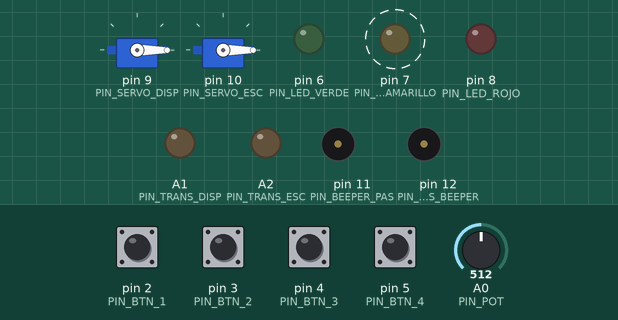
A sketch run on a simulated Arduino Uno, built with avr-gcc and run on an emulated ATmega328P. On the bench: 2 × servo, output pins drawn as LEDs (lit = HIGH), buzzer (waves = sounding, pin HIGH). Dashed ring = blinking. Inputs (shaded band) come from the test bench; at power-on: pin 2 (PIN_BTN_1), pin 3 (PIN_BTN_2), pin 4 (PIN_BTN_3), pin 5 (PIN_BTN_4) HIGH, A0 (PIN_POT) = 512. What the sketch prints to the serial monitor is not drawn.

Above: at 1.8 s.
1.9 s: pin 4 (PIN_BTN_3) pulled LOW for 0.15 s
At 2.6 s:
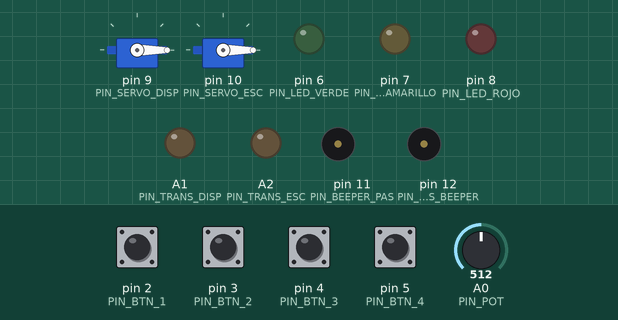
3.5 s: pin 2 (PIN_BTN_1) pulled LOW for 0.15 s
At 3.98 s:
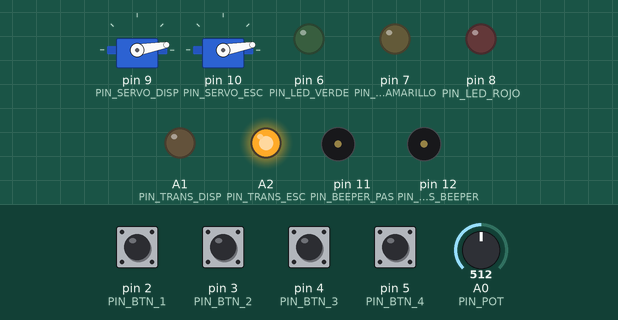
5.3 s: pin 5 (PIN_BTN_4) pulled LOW for 0.15 s
At 5.43 s:
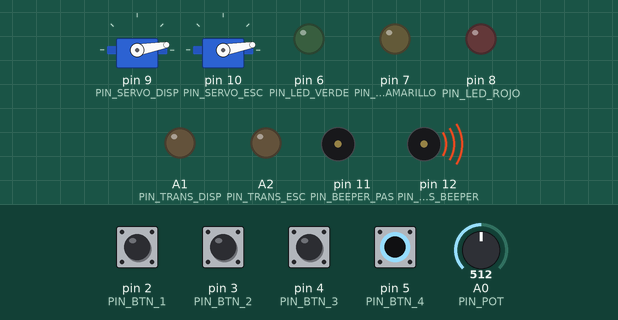
7.0 s: pin 2 (PIN_BTN_1) pulled LOW for 1 s
At 8.2 s:
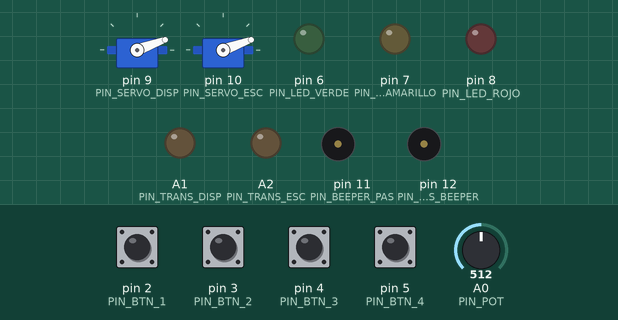
9.5 s: pin 3 (PIN_BTN_2) pulled LOW for 0.15 s
At 9.69 s:
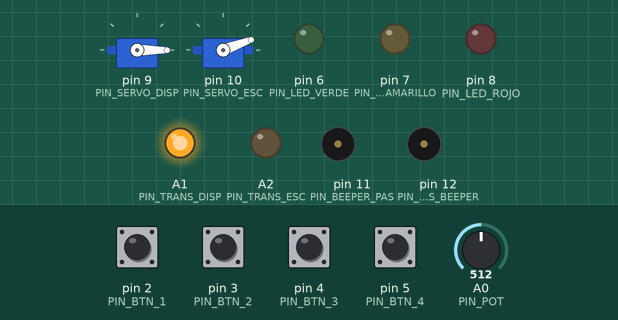
Timing chart, 0 to 12.5 s (numbered marks = the images above; inputs shaded):
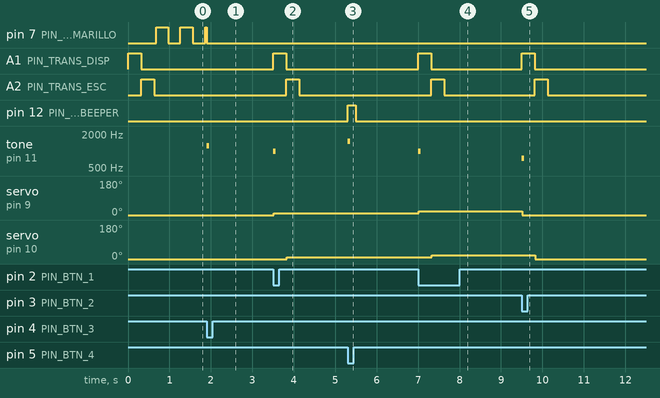

The sketch:

prueba_hardware.ino.ino
```cpp
#include <Arduino.h>
#include <Servo.h>

// =========================================================================
// MAPA DE PINES DEL HARDWARE
// =========================================================================
const uint8_t PIN_POT          = A0;
const uint8_t PIN_BTN_1        = 2;   // INT0: +10 grados a ambos servos
const uint8_t PIN_BTN_2        = 3;   // INT1: Reiniciar servos a 0 grados
const uint8_t PIN_BTN_3        = 4;   // PCINT20: Alternar LEDs ON / OFF
const uint8_t PIN_BTN_4        = 5;   // PCINT21: Pitido en Zumbador Activo

const uint8_t PIN_LED_VERDE    = 6;
const uint8_t PIN_LED_AMARILLO = 7;
const uint8_t PIN_LED_ROJO     = 8;

const uint8_t PIN_SERVO_DISP   = 9;   // PWM Servo Dispensador
const uint8_t PIN_SERVO_ESC    = 10;  // PWM Servo Escotilla
const uint8_t PIN_BEEPER_PAS   = 11;  // PWM Zumbador Pasivo (100 Ohm)
const uint8_t PIN_TRANS_BEEPER = 12;  // Base PN2222 Zumbador Activo (1 kOhm)
const uint8_t PIN_TRANS_DISP   = A1;  // Base PN2222 Servo Dispensador (330 Ohm)
const uint8_t PIN_TRANS_ESC    = A2;  // Base PN2222 Servo Escotilla (330 Ohm)

// =========================================================================
// BANDERAS DE INTERRUPCIÓN (VOLATILE)
// =========================================================================
volatile bool irqBtn1 = false;
volatile bool irqBtn2 = false;
volatile bool irqBtn3 = false;
volatile bool irqBtn4 = false;
volatile uint8_t ultimoPuertoD = 0xFF;

// =========================================================================
// VARIABLES DE ESTADO DE DEPURACIÓN
// =========================================================================
Servo servoDispensador;
Servo servoEscotilla;

int anguloActual       = 0;     // Posición actual de ambos servos (0° - 180°)
bool ledsHabilitados   = true;  // Alternado por Botón 3
bool estadoParpadeo    = false;
int nivelPct           = 0;
int ultimoNivelLog     = -10;
uint8_t ultimaZona     = 255;   // 0 = Bajo, 1 = Medio, 2 = Alto

// Temporizadores no bloqueantes (millis)
unsigned long tDeb1 = 0, tDeb2 = 0, tDeb3 = 0, tDeb4 = 0;
unsigned long tParpadeoLed     = 0;
unsigned long tFinBeeperActivo = 0;

// =========================================================================
// RUTINAS DE SERVICIO DE INTERRUPCIÓN (ISR)
// =========================================================================
void isrBoton1() { irqBtn1 = true; }
void isrBoton2() { irqBtn2 = true; }

ISR(PCINT2_vect) {
  uint8_t lectura = PIND;
  uint8_t cambios = lectura ^ ultimoPuertoD;
  ultimoPuertoD = lectura;

  // Flanco de bajada (1 -> 0) en D4 (PD4)
  if ((cambios & (1 << PD4)) && !(lectura & (1 << PD4))) {
    irqBtn3 = true;
  }
  // Flanco de bajada (1 -> 0) en D5 (PD5)
  if ((cambios & (1 << PD5)) && !(lectura & (1 << PD5))) {
    irqBtn4 = true;
  }
}

// =========================================================================
// CONTROL SEGURO DE SERVOMOTORES CON TRANSISTORES PN2222
// =========================================================================
void moverServoSeguro(Servo &servo, uint8_t pinPWM, uint8_t pinTransistor, int grados) {
  grados = constrain(grados, 0, 180);

  // 1. Saturar transistor PN2222 (energizar servo)
  digitalWrite(pinTransistor, HIGH);
  delay(15);

  // 2. Enviar señal PWM y esperar movimiento
  servo.attach(pinPWM);
  servo.write(grados);
  delay(300);

  // 3. Liberar PWM antes de apagar transistor (evita fuga por pin de señal)
  servo.detach();
  digitalWrite(pinPWM, LOW);
  digitalWrite(pinTransistor, LOW);
}

void moverAmbosServosSecuencial(int grados) {
  moverServoSeguro(servoDispensador, PIN_SERVO_DISP, PIN_TRANS_DISP, grados);
  moverServoSeguro(servoEscotilla, PIN_SERVO_ESC, PIN_TRANS_ESC, grados);
}

// =========================================================================
// RETROALIMENTACIÓN SONORA (ZUMBADOR PASIVO)
// =========================================================================
void pitidoConfirmacion(uint16_t frecuencia) {
  // Nota: tone() usa Timer2, por lo que no interfiere con Servo.h (Timer1)
  tone(PIN_BEEPER_PAS, frecuencia, 65);
}

// =========================================================================
// REPORTE DE ESTADO EN CONSOLA SERIAL
// =========================================================================
void imprimirEstadoConsola(const char* evento) {
  const char* textoNivel = (nivelPct <= 33) ? "BAJO (LED Rojo)" :
                           (nivelPct <= 66) ? "MEDIO (LED Amarillo)" :
                                              "ALTO (LED Verde)";

  Serial.print(F("[EVENTO: "));
  Serial.print(evento);
  Serial.print(F("] | Potenciometro: "));
  Serial.print(nivelPct);
  Serial.print(F("% - "));
  Serial.print(textoNivel);
  Serial.print(F(" | Servos: "));
  Serial.print(anguloActual);
  Serial.print(F(" deg | LEDs: "));
  Serial.println(ledsHabilitados ? F("ENCENDIDOS (Parpadeando)") : F("APAGADOS"));
}

// =========================================================================
// CONFIGURACIÓN INICIAL (SETUP)
// =========================================================================
void setup() {
  Serial.begin(115200);

  pinMode(PIN_BTN_1, INPUT_PULLUP);
  pinMode(PIN_BTN_2, INPUT_PULLUP);
  pinMode(PIN_BTN_3, INPUT_PULLUP);
  pinMode(PIN_BTN_4, INPUT_PULLUP);

  pinMode(PIN_LED_VERDE,    OUTPUT);
  pinMode(PIN_LED_AMARILLO, OUTPUT);
  pinMode(PIN_LED_ROJO,     OUTPUT);
  pinMode(PIN_BEEPER_PAS,   OUTPUT);
  pinMode(PIN_TRANS_BEEPER, OUTPUT);
  pinMode(PIN_TRANS_DISP,   OUTPUT);
  pinMode(PIN_TRANS_ESC,    OUTPUT);

  digitalWrite(PIN_TRANS_BEEPER, LOW);
  digitalWrite(PIN_TRANS_DISP,   LOW);
  digitalWrite(PIN_TRANS_ESC,    LOW);

  Servo servoDispensador;
  Servo servoEscotilla;

  // Posicionar ambos servos en 0° al arrancar
  moverAmbosServosSecuencial(0);

  // Habilitar interrupciones externas D2 (INT0) y D3 (INT1)
  attachInterrupt(digitalPinToInterrupt(PIN_BTN_1), isrBoton1, FALLING);
  attachInterrupt(digitalPinToInterrupt(PIN_BTN_2), isrBoton2, FALLING);

  // Habilitar interrupciones por cambio de pin en D4 (PCINT20) y D5 (PCINT21)
  ultimoPuertoD = PIND;
  PCICR  |= (1 << PCIE2);
  PCMSK2 |= (1 << PCINT20) | (1 << PCINT21);

  Serial.println(F("========================================================="));
  Serial.println(F("   PILOTO DE DEPURACION DE HARDWARE - INICIADO (115200)  "));
  Serial.println(F("========================================================="));
  Serial.println(F("Btn 1 (D2): +10 deg Servos | Btn 2 (D3): Reset Servos 0 deg"));
  Serial.println(F("Btn 3 (D4): LEDs ON/OFF    | Btn 4 (D5): Pitido Beeper Activo"));
  Serial.println(F("---------------------------------------------------------"));

  nivelPct = map(analogRead(PIN_POT), 0, 1023, 0, 100);
  ultimoNivelLog = nivelPct;
  imprimirEstadoConsola("ARRANQUE_SISTEMA");
}

// =========================================================================
// BUCLE PRINCIPAL (LOOP)
// =========================================================================
void loop() {
  unsigned long ahora = millis();

  // --- BOTÓN 1 (D2): Mover ambos servos +10 grados ---
  if (irqBtn1) {
    irqBtn1 = false;
    if (ahora - tDeb1 > 220) {
      tDeb1 = ahora;
      pitidoConfirmacion(1000);
      anguloActual = min(180, anguloActual + 10);
      moverAmbosServosSecuencial(anguloActual);
      imprimirEstadoConsola("BTN1_SERVOS_+10");
    }
  }

  // --- BOTÓN 2 (D3): Reiniciar ambos servos a 0 grados ---
  if (irqBtn2) {
    irqBtn2 = false;
    if (ahora - tDeb2 > 220) {
      tDeb2 = ahora;
      pitidoConfirmacion(750);
      anguloActual = 0;
      moverAmbosServosSecuencial(anguloActual);
      imprimirEstadoConsola("BTN2_SERVOS_RESET_0");
    }
  }

  // --- BOTÓN 3 (D4): Alternar LEDs entre Encendido y Apagado ---
  if (irqBtn3) {
    irqBtn3 = false;
    if (ahora - tDeb3 > 220) {
      tDeb3 = ahora;
      pitidoConfirmacion(1250);
      ledsHabilitados = !ledsHabilitados;
      if (!ledsHabilitados) {
        digitalWrite(PIN_LED_VERDE, LOW);
        digitalWrite(PIN_LED_AMARILLO, LOW);
        digitalWrite(PIN_LED_ROJO, LOW);
      }
      imprimirEstadoConsola("BTN3_ALTERNAR_LEDS");
    }
  }

  // --- BOTÓN 4 (D5): Pitido breve en Zumbador Activo ---
  if (irqBtn4) {
    irqBtn4 = false;
    if (ahora - tDeb4 > 220) {
      tDeb4 = ahora;
      pitidoConfirmacion(1500);
      digitalWrite(PIN_TRANS_BEEPER, HIGH);
      tFinBeeperActivo = ahora + 200; // Duración de 200 ms sin bloquear
      imprimirEstadoConsola("BTN4_BEEPER_ACTIVO");
    }
  }

  // Apagar Zumbador Activo cuando expire su tiempo
  if (tFinBeeperActivo > 0 && ahora >= tFinBeeperActivo) {
    digitalWrite(PIN_TRANS_BEEPER, LOW);
    tFinBeeperActivo = 0;
  }

  // --- LECTURA DEL POTENCIÓMETRO Y SELECCIÓN DE LED ---
  nivelPct = map(analogRead(PIN_POT), 0, 1023, 0, 100);
  uint8_t zonaActual = (nivelPct <= 33) ? 0 : (nivelPct <= 66) ? 1 : 2;

  // Reportar en consola si cambia la zona o varía >= 5%
  if (zonaActual != ultimaZona || abs(nivelPct - ultimoNivelLog) >= 5) {
    ultimaZona = zonaActual;
    ultimoNivelLog = nivelPct;
    imprimirEstadoConsola("CAMBIO_POTENCIOMETRO");
  }

  // --- PARPADEO NO BLOQUEANTE DEL LED CORRESPONDIENTE ---
  if (ledsHabilitados && (ahora - tParpadeoLed >= 300)) {
    tParpadeoLed = ahora;
    estadoParpadeo = !estadoParpadeo;

    // Apagar todos primero para asegurar que solo parpadee 1
    digitalWrite(PIN_LED_ROJO, LOW);
    digitalWrite(PIN_LED_AMARILLO, LOW);
    digitalWrite(PIN_LED_VERDE, LOW);

    if (estadoParpadeo) {
      if (zonaActual == 0)      digitalWrite(PIN_LED_ROJO, HIGH);     // Bajo (0% - 33%)
      else if (zonaActual == 1) digitalWrite(PIN_LED_AMARILLO, HIGH); // Medio (34% - 66%)
      else                      digitalWrite(PIN_LED_VERDE, HIGH);    // Alto (67% - 100%)
    }
  }
}
```

Measured:
- after the input at 1.9 s, tone on pin 11 (PIN_BEEPER_PAS): silent → 1250 Hz at once, → silent 0.07 s later
- after the input at 3.5 s, A1 (PIN_TRANS_DISP): LOW → HIGH at once, → LOW 0.32 s later; A2 (PIN_TRANS_ESC): LOW → HIGH after 0.32 s, → LOW 0.32 s later; tone on pin 11 (PIN_BEEPER_PAS): silent → 1000 Hz at once, → silent 0.07 s later; servo on pin 9 (PIN_SERVO_DISP): 0° → 10° at once; servo on pin 10 (PIN_SERVO_ESC): 0° → 10° after 0.33 s
- after the input at 5.3 s, pin 12 (PIN_TRANS_BEEPER): LOW → HIGH at once, → LOW 0.20 s later; tone on pin 11 (PIN_BEEPER_PAS): silent → 1500 Hz at once, → silent 0.07 s later
- after the input at 7.0 s, A1 (PIN_TRANS_DISP): LOW → HIGH at once, → LOW 0.32 s later; A2 (PIN_TRANS_ESC): LOW → HIGH after 0.32 s, → LOW 0.32 s later; tone on pin 11 (PIN_BEEPER_PAS): silent → 1000 Hz at once, → silent 0.07 s later; servo on pin 9 (PIN_SERVO_DISP): 10° → 20° at once; servo on pin 10 (PIN_SERVO_ESC): 10° → 20° after 0.33 s
- after the input at 9.5 s, A1 (PIN_TRANS_DISP): LOW → HIGH at once, → LOW 0.32 s later; A2 (PIN_TRANS_ESC): LOW → HIGH after 0.32 s, → LOW 0.32 s later; tone on pin 11 (PIN_BEEPER_PAS): silent → 750 Hz at once, → silent 0.07 s later; servo on pin 9 (PIN_SERVO_DISP): 20° → 0° at once; servo on pin 10 (PIN_SERVO_ESC): 20° → 0° after 0.33 s
